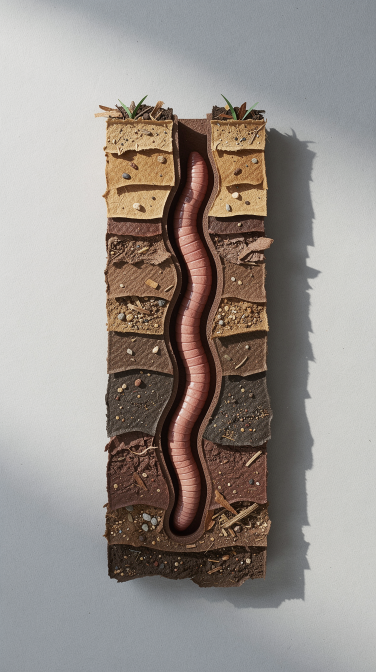
#> input picture social/earthworm-day-2026-10-21/raw/burrow-cross-section-t1.png, 752 x 1344 px, given in place of f1-jar-t3.png, which was not available (shown at 1/2 size)
$ python story.py
#> lines starting #> are read from the running program, lines starting #| are printed output that depends on the picture; pictures that were not available may be replaced by others from this repository, and a replacement may not be noted
### social/earthworm-day-2026-10-21/jar-src/lib.py
"""Watercolour-on-white drawing kit (SVG filters rendered in Chromium). No AI images."""
import math, os
HERE = os.path.dirname(os.path.abspath(__file__))
REPO_FONTS = '/home/user/final-sfwsite-linnea/fonts'

INK = '#4F3433'      # Soil Brown: titles, outlines, arrows
BODY = '#5b4c46'     # body text
C = dict(soil='#7a5240', soil2='#5e3e30', dark='#4F3433', sand='#d8b98a', tan='#C89B7B',
         grass='#59A66C', green='#156826', grey='#a9a39c', stone='#8d8781', sky='#8db7d6',
         blue='#3780B8', leaf='#d98a3c', leaf2='#c25b33', yellow='#e8c25a', pink='#e9a6a0',
         purple='#6B4C7A', cream='#F4F1EA', white='#ffffff', bin='#6f8f9e', wood='#b07a4f')

def defs(n=12):
    out = []
    for s in range(1, n + 1):
        out.append(f'''
<filter id="wc{s}" x="-20%" y="-20%" width="140%" height="140%" color-interpolation-filters="sRGB">
 <feTurbulence type="fractalNoise" baseFrequency="0.011" numOctaves="3" seed="{s}" result="n"/>
 <feDisplacementMap in="SourceGraphic" in2="n" scale="17" xChannelSelector="R" yChannelSelector="G" result="shape"/>
 <feTurbulence type="fractalNoise" baseFrequency="0.022" numOctaves="4" seed="{s+40}" result="n2"/>
 <feColorMatrix in="n2" type="matrix" values="0 0 0 0 0  0 0 0 0 0  0 0 0 0 0  2.6 0 0 0 -0.9" result="mottle"/>
 <feComposite in="shape" in2="mottle" operator="in" result="pig"/>
 <feComponentTransfer in="pig" result="pig2"><feFuncA type="linear" slope="0.5"/></feComponentTransfer>
 <feComponentTransfer in="shape" result="base"><feFuncA type="linear" slope="0.42"/></feComponentTransfer>
 <feMorphology in="shape" operator="erode" radius="2.2" result="er"/>
 <feComposite in="shape" in2="er" operator="out" result="edge"/>
 <feGaussianBlur in="edge" stdDeviation="0.7" result="edgeb"/>
 <feComponentTransfer in="edgeb" result="edge2"><feFuncA type="linear" slope="0.55"/></feComponentTransfer>
 <feMerge result="m"><feMergeNode in="base"/><feMergeNode in="pig2"/><feMergeNode in="edge2"/></feMerge>
 <feTurbulence type="fractalNoise" baseFrequency="0.65" numOctaves="2" seed="{s+7}" result="g"/>
 <feColorMatrix in="g" type="matrix" values="0 0 0 0 0  0 0 0 0 0  0 0 0 0 0  1.4 0 0 0 0.35" result="gm"/>
 <feComposite in="m" in2="gm" operator="in"/>
</filter>''')
    out.append('''
<filter id="pen" x="-10%" y="-10%" width="120%" height="120%">
 <feTurbulence type="fractalNoise" baseFrequency="0.04" numOctaves="2" seed="3" result="n"/>
 <feDisplacementMap in="SourceGraphic" in2="n" scale="3.5" xChannelSelector="R" yChannelSelector="G"/>
</filter>
<filter id="soft" x="-20%" y="-20%" width="140%" height="140%">
 <feTurbulence type="fractalNoise" baseFrequency="0.02" numOctaves="2" seed="9" result="n"/>
 <feDisplacementMap in="SourceGraphic" in2="n" scale="8" xChannelSelector="R" yChannelSelector="G" result="d"/>
 <feGaussianBlur in="d" stdDeviation="1.2"/>
</filter>''')
    return '<defs>' + ''.join(out) + '</defs>'

# [4 lines left out: function wash, not called in this run]

def blob(cx, cy, rx, ry, color, seed=1, op=1.0):
    return wash(f'cx="{cx}" cy="{cy}" rx="{rx}" ry="{ry}"', color, seed, op, tag='ellipse')

# [77 lines left out: functions smooth, _sample, worm, arrow, not called in this run]

def line(d, ink=INK, sw=2.4, op=1, fill='none', extra=''):
    return f'<path d="{d}" fill="{fill}" stroke="{ink}" stroke-width="{sw}" stroke-linecap="round" stroke-linejoin="round" opacity="{op}" filter="url(#pen)" {extra}/>'

# [67 lines left out: functions crumbs, page, glaze, cast, leaf, not called in this run]

def T(x, y, w, text, size=30, kind='body', weight=None, color=None, lh=None, align='left'):
    if kind == 'title':
        return dict(x=x, y=y, w=w, size=size, weight=weight or 600, family='title', color=color or INK, lh=lh or 1.02, text=text, align=align)
    if kind == 'label':
        return dict(x=x, y=y, w=w, size=size, weight=weight or 500, family='title', color=color or INK, lh=lh or 1.15, text=text, align=align)
    if kind == 'kicker':
        return dict(x=x, y=y, w=w, size=size, weight=weight or 600, family='title', color=color or C['green'], lh=lh or 1.1, text=text, align=align)
    return dict(x=x, y=y, w=w, size=size, weight=weight or 500, family='body', color=color or BODY, lh=lh or 1.38, text=text, align=align)

### social/earthworm-day-2026-10-21/story-jar/src/story.py
"""World Earthworm Day story, 1080x1920, 5 frames. Replicate (nano-banana) watercolours + code-drawn arrows, text in Fredoka/Montserrat."""
import json, os, subprocess, sys
import numpy as np
from PIL import Image
HERE = os.path.dirname(os.path.abspath(__file__)); EW = os.path.dirname(HERE)
sys.path.insert(0, EW)
import lib
from lib import T, INK, C, defs, arrow
W, H = 1080, 1920
os.makedirs(f'{HERE}/cut', exist_ok=True); os.makedirs(f'{HERE}/out', exist_ok=True); os.makedirs(f'{HERE}/layers', exist_ok=True)

def cutout(name, fade_bottom=0):
    """White paper -> transparent, so each painting is a clean movable object on the white slide."""
#> called with name = 'f1-jar-t3', fade_bottom = 0
    im = Image.open(f'{HERE}/raw/{name}.png').convert('RGB'); a = np.array(im).astype(float)
#> in cutout, im is the input picture: PIL image 752x1344 RGB; mean R, G, B 151.7, 144.5, 139.3
    d = 255 - a.min(axis=2)
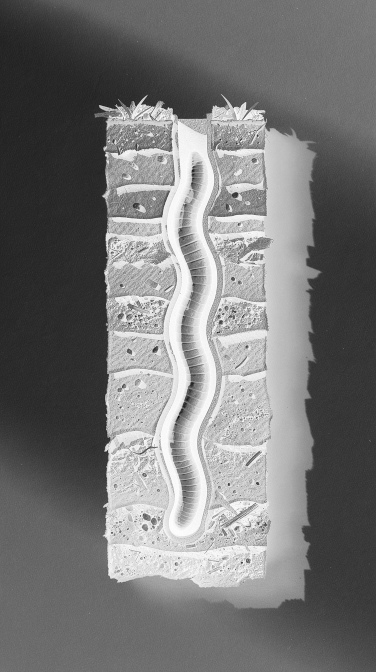
#> d: shape (1344, 752) float64 (shown at 1/2 size); min 3, max 255, mean 118.2
    al = np.clip((d - 6) * 4.0, 0, 255)
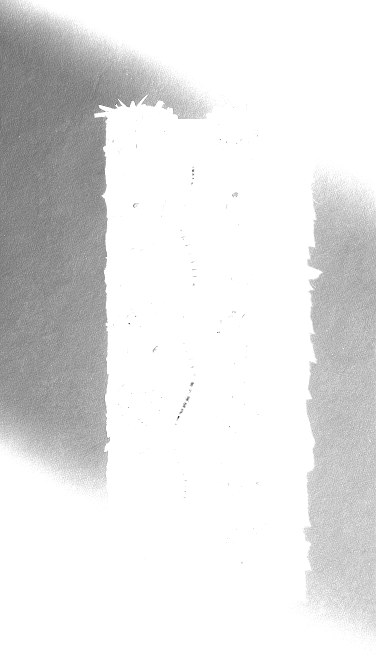
#> al: shape (1344, 752) float64 (shown at 1/2 size); min 0, max 255, mean 227.8
    alf = np.maximum(al / 255, 1e-3)[..., None]
    rgb = np.clip((a - 255 * (1 - alf)) / alf, 0, 255)
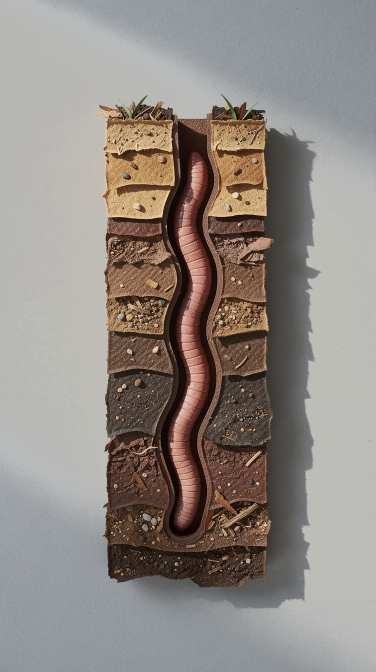
#> rgb: shape (1344, 752, 3) float64 (shown at 1/2 size); mean R, G, B 144.4, 137.1, 131.4
    if fade_bottom:
        h = a.shape[0]; ramp = np.ones(h); ramp[h - fade_bottom:] = np.linspace(1, 0, fade_bottom) ** 1.4
        al = al * ramp[:, None]
    out = Image.fromarray(np.dstack([rgb, al]).astype('uint8'), 'RGBA')
    p = f'{HERE}/cut/{name}.png'; out.save(p); return p, im.size

def img(path, x, y, w):
    im = Image.open(path); h = w * im.height / im.width
    return dict(path=path, x=x, y=y, w=w, h=h, sx=w / im.width)

def html(pics, arrows, texts, logo=True, bg='#ffffff', only=None, logo_xy=(890, 1560)):
    tx = []
    for t in texts:
        fam = {'title': "'Fredoka'", 'body': "'Montserrat'"}[t.get('family', 'body')]
        tx.append(f'<div class="t" style="left:{t["x"]}px;top:{t["y"]}px;width:{t["w"]}px;font-family:{fam};font-size:{t["size"]}px;'
                  f'font-weight:{t.get("weight",500)};color:{t.get("color","#5b4c46")};text-align:{t.get("align","left")};line-height:{t.get("lh",1.25)}">{t["text"]}</div>')
    ims = ''.join(f'<img src="{p["path"]}" style="position:absolute;left:{p["x"]}px;top:{p["y"]}px;width:{p["w"]}px">' for p in pics)
    arr = ''.join(arrow(*a) for a in arrows)
    lg = f'<img src="{EW}/logo.png" style="position:absolute;left:{logo_xy[0]}px;top:{logo_xy[1]}px;width:150px">' if logo else ''
    return f'''<!doctype html><html><head><meta charset="utf-8"><style>
@font-face{{font-family:'Fredoka';src:url('{EW}/fonts/Fredoka.ttf');font-weight:300 700}}
@font-face{{font-family:'Montserrat';src:url('{lib.REPO_FONTS}/montserrat-latin-variable.woff2');font-weight:100 900}}
html,body{{margin:0;width:{W}px;height:{H}px;overflow:hidden;background:{bg}}} .t{{position:absolute;text-wrap:balance}}
svg{{position:absolute;left:0;top:0}}</style></head><body>{ims}
<svg width="{W}" height="{H}" viewBox="0 0 {W} {H}" xmlns="http://www.w3.org/2000/svg">{defs()}{arr}</svg>{''.join(tx)}{lg}</body></html>'''

def at(p, rx, ry):  # raw image coords -> slide coords
    return (round(p['x'] + rx * p['sx']), round(p['y'] + ry * p['sx']))

F = []
TEXT_Y, SIZE, LH, PGAP = 280, 42, 1.36, 26

def para(text, y, size=SIZE):
    return T(60, y, 960, text, size, lh=LH, align='center', color=INK)

def n_lines(t):
    """Line count from a real Chromium render."""
    probe = f'{HERE}/out/_probe.html'
    open(probe, 'w').write(html([], [], [t], logo=False))
    out = json.loads(subprocess.run(['node', f'{EW}/lines.js', probe], capture_output=True, text=True, check=True).stdout)
    return len(out[probe][0])

def stack(paras, size=SIZE):
    """One text box per paragraph, stacked from TEXT_Y. Returns boxes and the y where the text ends."""
#> called with size = 42
    y, out = TEXT_Y, []
#> y = 280; out = []
    for p in paras:
        t = para(p, y, size); out.append(t)
        y += n_lines(t) * size * LH + PGAP
#> after the loop, y = 280
    return out, y - PGAP

def fit(name, top, box_bottom=1530, w_max=960, x0=60):
    """Fit a whole painting (bottom edge included) into the box under the text, centred."""
    im = Image.open(f'{HERE}/cut/{name}.png'); bb = im.getbbox()
    cw, ch = bb[2] - bb[0], bb[3] - bb[1]
    sc = min(w_max / cw, (box_bottom - top) / ch)
    x = x0 + (w_max - cw * sc) / 2 - bb[0] * sc
    return img(f'{HERE}/cut/{name}.png', x, top - bb[1] * sc, im.width * sc)

FR = [
 (['Darwin wanted to know if worms can hear. His son played the bassoon at them, Darwin whistled and shouted, and his wife played the piano right next to their pots. The worms didn’t react at all.',
   'Then he put the pots on top of the piano. One note, and the worms shot back into their burrows. Worms have no ears. They feel music through the ground with their whole body.'],
  'g4-piano-c', 'Piano with pot and diving worm'),
 (['Dr. Elaine Ingham, who founded our school, taught that worms are part of the soil food web.'],
  'g5-web-a', 'Soil food web'),
 (['When a worm eats a fallen leaf, it also eats the bacteria and fungi growing on it. They broke the leaf down first. The worm passes those nutrients on in a form plant roots can take up, and lines its tunnels with slime full of nutrients and microbes.',
   'So when you find worms, the life under them is doing well too.'],
  'g6-bite-b', 'Worm biting a leaf, magnified'),
]
# 1: the approved party-hat jar sitting on the bottom edge, logo beside it on white
cutout('f1-jar-t3')
#> (the run stopped early here; a loop or call above may not have finished)

$ run again, on social/earthworm-day-2026-10-21/raw/piano-pots-t1.png
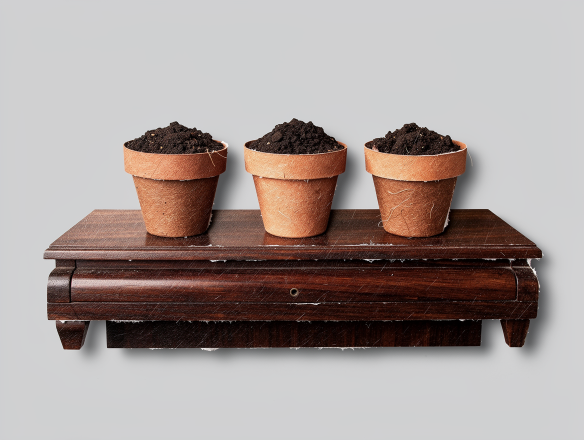
#> input picture social/earthworm-day-2026-10-21/raw/piano-pots-t1.png, 1168 x 880 px, given in place of f1-jar-t3.png, which was not available (shown at 1/2 size)
#> in cutout, im is the input picture: PIL image 1168x880 RGB; mean R, G, B 165.6, 154.2, 151.1
#> in cutout, `al = np.clip((d - 6) * 4.0, 0, 255)`:
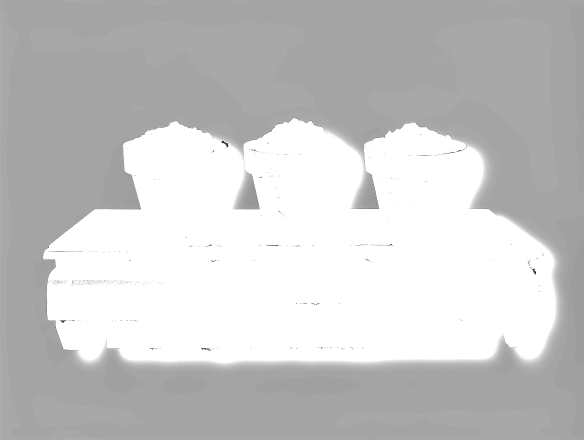
#> al: shape (880, 1168) float64 (shown at 1/2 size); min 0, max 255, mean 199.6
#> in cutout, `rgb = np.clip((a - 255 * (1 - alf)) / alf, 0, 255)`:
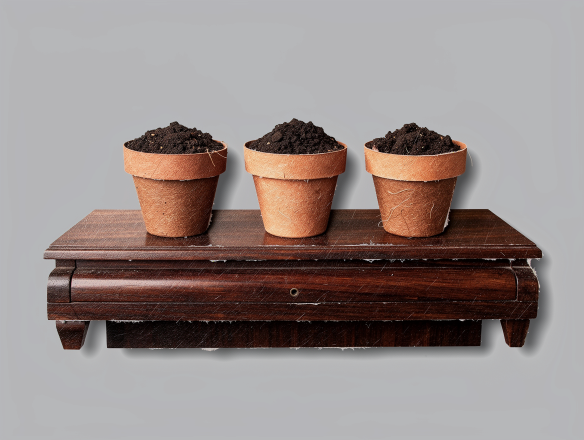
#> rgb: shape (880, 1168, 3) float64 (shown at 1/2 size); mean R, G, B 149.7, 138.4, 135.8

$ run again, on social/earthworm-day-2026-10-21/raw/piano-pots-t2.png
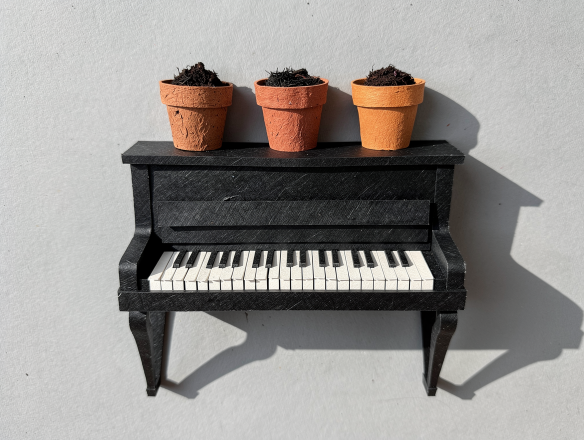
#> input picture social/earthworm-day-2026-10-21/raw/piano-pots-t2.png, 1168 x 880 px, given in place of f1-jar-t3.png, which was not available (shown at 1/2 size)
#> in cutout, im is the input picture: PIL image 1168x880 RGB; mean R, G, B 151.6, 148.2, 145.3
#> in cutout, `al = np.clip((d - 6) * 4.0, 0, 255)`:
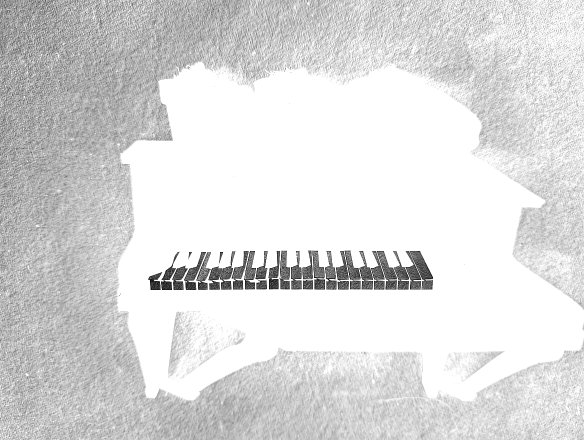
#> al: shape (880, 1168) float64 (shown at 1/2 size); min 0, max 255, mean 219.2
#> in cutout, `rgb = np.clip((a - 255 * (1 - alf)) / alf, 0, 255)`:
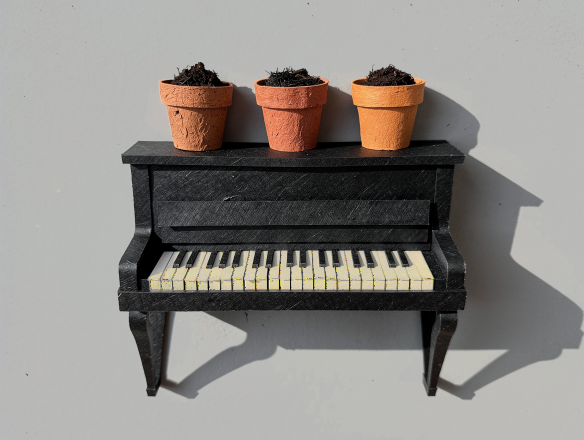
#> rgb: shape (880, 1168, 3) float64 (shown at 1/2 size); mean R, G, B 142.1, 138.6, 134.8

$ run again, on social/earthworm-day-2026-10-21/raw/root-in-burrow-t1.png
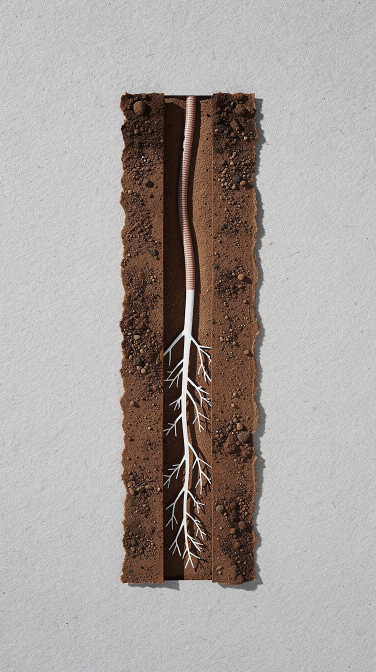
#> input picture social/earthworm-day-2026-10-21/raw/root-in-burrow-t1.png, 752 x 1344 px, given in place of f1-jar-t3.png, which was not available (shown at 1/2 size)
#> in cutout, im is the input picture: PIL image 752x1344 RGB; mean R, G, B 166.8, 159.6, 156.7
#> in cutout, `al = np.clip((d - 6) * 4.0, 0, 255)`:
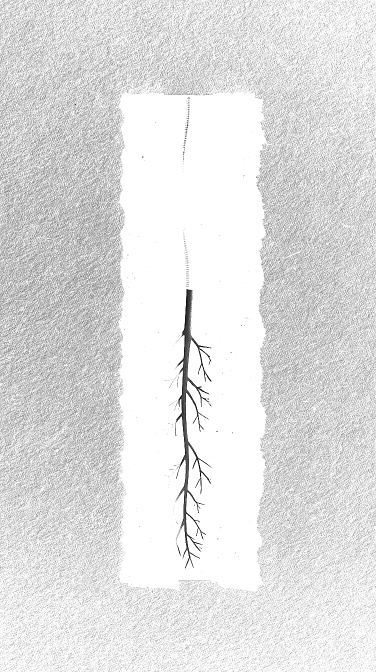
#> al: shape (1344, 752) float64 (shown at 1/2 size); min 0, max 255, mean 224.1
#> in cutout, `rgb = np.clip((a - 255 * (1 - alf)) / alf, 0, 255)`:
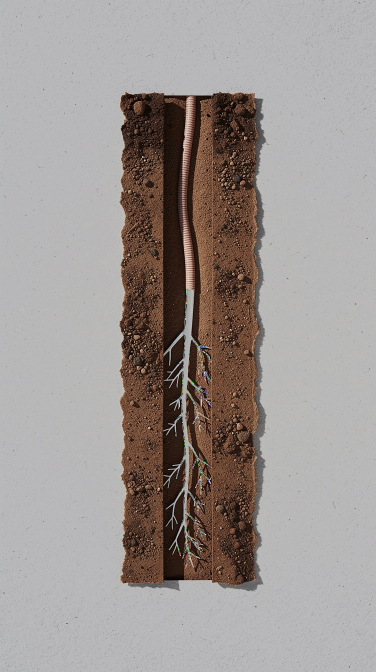
#> rgb: shape (1344, 752, 3) float64 (shown at 1/2 size); mean R, G, B 157.9, 150.8, 147.9
